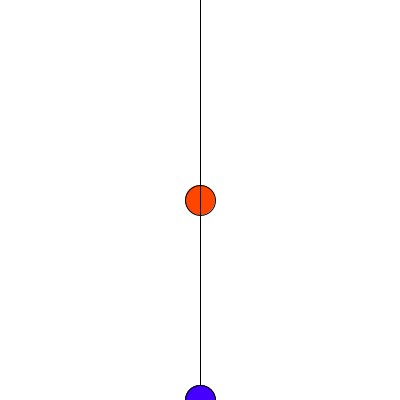
Frame 1 (no input)
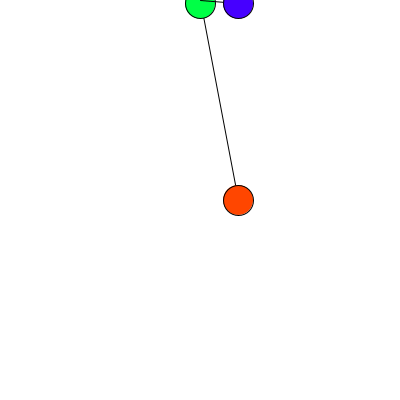
Frame 60 (the mouse pressed at the canvas centre just before this capture)
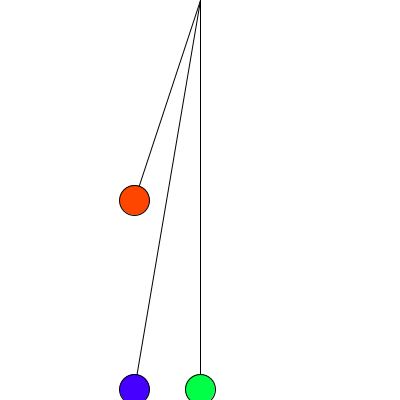
Frame 120 (the mouse held since frame 60 and released just before this capture)

The Processing sketch that drew these frames (run headless with seeded random() and noise(); from frame 60 on, the mouse is pressed at the canvas centre):

// Processing sketch: oscillation
// ── oscillation.pde
//this sketch shows how sin and cos can be used to make shapes oscillate

float theta;

void setup() {

  size(400, 400);
  smooth();
  
  theta = 0.0;
}

void draw() {

  background(255);

  //by adding 1, the sin and cos values will oscillate between 0 and 2
  float x = (sin(theta) + 1) * width/2;
  float y = (cos(theta) + 1) * height/2;
  
  //increment theta - the higher the increment value, the faster the oscillation
  theta += 0.05;
  
  //oscillate on x-axis - red ellipse
  fill(255, 70, 0);
  line(width/2, 0, x, height/2);
  ellipse(x, height/2, 30, 30);

  //oscillate on y-axis - green ellipse
  fill(0, 255, 70);
  line(width/2, 0, width/2, y);
  ellipse(width/2, y, 30, 30);

  //oscillate on both x- and y-axis - blue ellipse
  fill(70, 0, 255);
  line(width/2, 0, x, y);
  ellipse(x, y, 30, 30);
}
